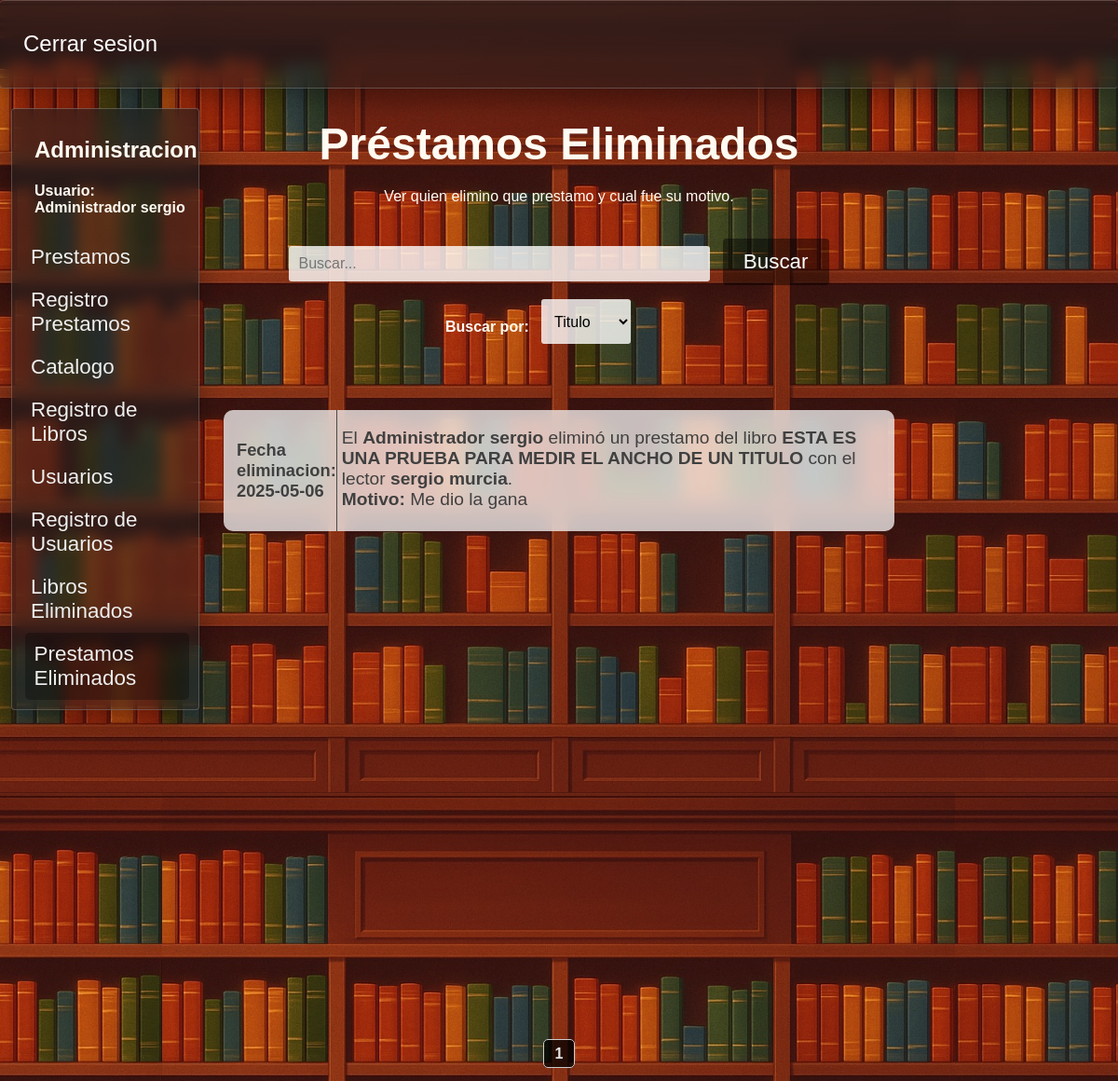
The app's page /prestamos_eliminados (signed in), older data.
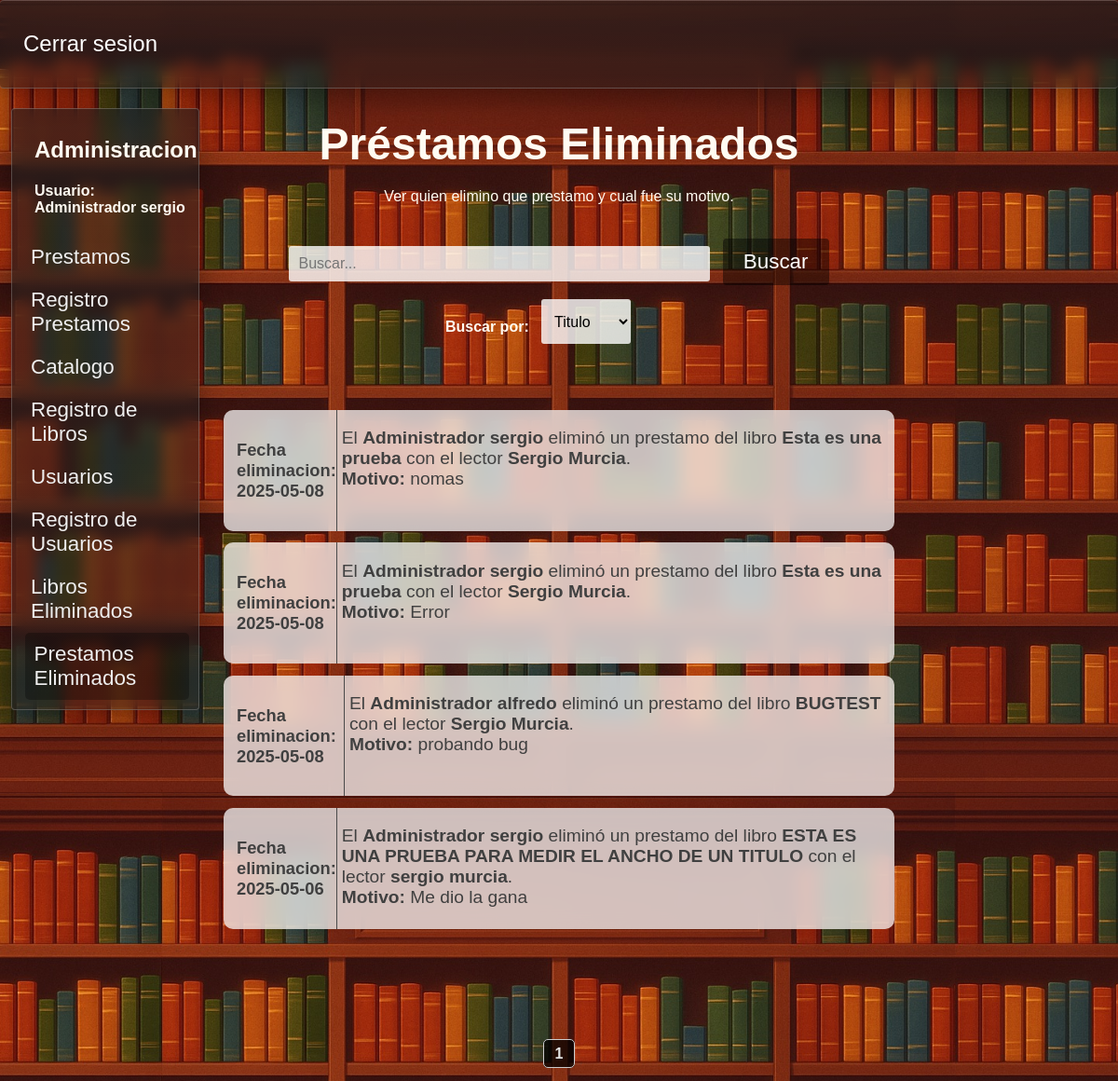
The same page, newer data.
### tables this page shows
CREATE TABLE "Roles" (
	"id_rol"	INTEGER NOT NULL,
	"rol"	TEXT NOT NULL,
	PRIMARY KEY("id_rol" AUTOINCREMENT)
);

CREATE TABLE "Administradores" (
	"id_administrador"	INTEGER NOT NULL,
	"usuario"	TEXT NOT NULL,
	"contrasena"	TEXT NOT NULL,
	"telefono"	TEXT NOT NULL,
	"id_rol"	INTEGER NOT NULL,
	PRIMARY KEY("id_administrador" AUTOINCREMENT),
	FOREIGN KEY("id_rol") REFERENCES "Roles"("id_rol")
);

CREATE TABLE "prestamos_eliminados" (
	"id_administrador"	INTEGER NOT NULL,
	"id_prestamo"	INTEGER NOT NULL,
	"fecha"	DATE NOT NULL,
	"nombre_lector"	TEXT NOT NULL,
	"titulo"	TEXT NOT NULL,
	"motivo"	TEXT NOT NULL,
	FOREIGN KEY("id_administrador") REFERENCES "Administradores"("id_administrador"),
	FOREIGN KEY("id_prestamo") REFERENCES "Prestamos"("id_prestamo")
);

### app.py (the view)
@app.route("/prestamos_eliminados",methods = ["POST","GET"])
def prestamos_eliminados():
    if "usuario" not in session:
        return redirect("/") #Solo se puede acceder con session iniciada
    conexion = conexion_BD()
    query = conexion.cursor()
    pagina = request.args.get("page", 1, type=int) #Recibe el parametro de la URL llamado page
    prestamos_por_pagina = 10
    offset = (pagina - 1) * prestamos_por_pagina
    query.execute("select count(*) from prestamos_eliminados")
    total_prestamos = query.fetchone()[0]
    total_paginas = math.ceil(total_prestamos / prestamos_por_pagina)
    _query = (f"""select a.usuario,r.rol,pe.fecha,pe.nombre_lector,pe.titulo,pe.motivo from prestamos_eliminados pe
                        join Administradores a on pe.id_administrador = a.id_administrador
                        join roles r on a.id_rol =  r.id_rol
                        order by fecha desc
                        limit {prestamos_por_pagina} offset {offset}""")
    query.execute(_query)
    prestamos_eliminados = query.fetchall()
    query.close()
    conexion.close()
    return render_template("prestamos_eliminados.html",prestamos_eliminados=prestamos_eliminados,pagina=pagina,total_paginas=total_paginas)

### config.py (called while the page is built)
def conexion_BD():
    return sqlite3.connect(DB_PATH)

### templates/prestamos_eliminados.html (shortened to what this page needs)
<!DOCTYPE html>
<html lang="es">
<head>
    <link rel="stylesheet" href="{{ url_for('static', filename='estilo_prestamos.css') }}">
    <link rel="stylesheet" href="{{ url_for('static', filename='barra_lateral.css') }}">
    <link rel="stylesheet" href="{{ url_for('static', filename='filtros.css') }}">
    <link rel="stylesheet" href="{{ url_for('static', filename='general.css') }}">
    <link rel="stylesheet" href="{{ url_for('static', filename='estilo_prestamos_eliminados.css') }}">
</head>
<body>
    <header>
        <div class="navbar fondo-cristal">
            <a href="{{ url_for('logout') }}">Cerrar sesion</a>
        </div>
    </header>
    <main>
        {% if ((session["rol"]) == "Administrador")%}
        <section class="barra-lateral fondo-cristal">
            <h2>Administracion</h2>
            <h4>Usuario: <br>
            {{session["rol"]}}&nbsp;{{session["usuario"]}}</h4>
            <nav>
                <a href="{{ url_for('prestamos') }}">Prestamos </a>
                <a href="{{ url_for('registro_prestamos') }}">Registro Prestamos</a>
                <a href="{{ url_for('libros') }}">Catalogo </a>
                <a href="{{ url_for('insertar_libro') }}">Registro de Libros</a>
                {% if session["rol"] == "Administrador" %}
                <a href="{{ url_for('usuarios') }}">Usuarios</a>
                <a href="{{ url_for('registrar_usuarios') }}">Registro de Usuarios</a>
                <a href="{{ url_for('libros_eliminados') }}">Libros Eliminados</a>
                <a href="{{ url_for('prestamos_eliminados') }}" id="pagina-actual">Prestamos Eliminados</a>
                {% endif %}
        </section>
        {% endif %}
        <div class="div-busqueda">
            <form class="frm-prestamos" action="/buscar_prestamo_eliminado" method="GET">
                <label for="buscar_prestamo_eliminado"><h1>Préstamos Eliminados</h1>Ver quien elimino que prestamo y cual fue su motivo.</label><br><br><br>
                <input class="buscar-prestamo-eliminado" id="cuadro-busqueda" type="text" name="buscar_prestamo_eliminado" autocomplete="off" placeholder="Buscar...">&nbsp;&nbsp;
                <section class="menu-filtros">
                    <nav>
                        <section>
                            <h4> Buscar por: &nbsp;&nbsp;</h4>
                            <select name="filtro-busqueda" id="filtro-busqueda">
                                <option value="Titulo"
                                    >
                                    Titulo
                                </option>
                            </select>
                        </section>
                    </nav>
                </section>
                <button id="btn-buscar" type="submit">Buscar</button>
            </form>
        </div>
        <div class="contendor-prestamos">
            {% for prestamo in prestamos_eliminados %}
            <div class="prestamo">
                <span class="span-fechas">
                    <h2>Fecha eliminacion: <br>{{prestamo[2]}}</h2>
                </span>
                <span id="span-info-prestamos">
                    <p> El <strong>{{prestamo[1]}}&nbsp;{{prestamo[0]}}</strong> eliminó un prestamo
                        del libro <strong>{{prestamo[4]}}</strong> con el lector <strong>{{prestamo[3]}}</strong>.
                    <br><strong>Motivo: </strong>{{prestamo[5]}}</p>
                </span>
            </div>
            {% endfor %}
            <br><br><br><br>
        </div>
        <div class="paginacion">
            {% for p in range(pagina - 1, pagina + 2) %}
                {% if 1 <= p <= total_paginas %}
                    {% if p == pagina %}
                        <strong>{{ p }}</strong>
                    {% else %}
                        <a href="{{ url_for('buscar_prestamo_eliminado', page=p, buscar_prestamo_eliminado=busqueda, filtro_busqueda=filtro_busqueda) }}">{{ p }}</a>
                    {% endif %}
                {% endif %}
            {% endfor %}
        </div>
    </main>
</body>
</html>

### static/estilo_prestamos.css (style rules this page uses)
body { background-image: url('img/libros-loop-v2.jpg'); background-size: cover; background-position: top; }
main { height: 100vh; display: flex; flex-direction: column; justify-content: center; align-items: center; color: #fffbf2; }
.contendor-prestamos { display: block; position: relative; width: 60%; height: auto; min-height: 90%; top: 50%; z-index: 0; margin: 2rem auto; }
.prestamo { background-color: rgba(255, 255, 255, 0.721); backdrop-filter: blur(10px); display: flex; width: 100%; height: 18%; border-radius: 10px; margin-bottom: .8rem; color: #4a4a4a; transition: 0.3s ease-in-out; }
.span-fechas { position: relative; display: flex; width: 25%; flex-direction: column; justify-content: center; border-top-left-radius: 10px; border-bottom-left-radius: 10px; font-size: 52%; }
#span-info-prestamos { position: relative; display: flex; width: 30%; flex-direction:column; justify-content: flex-end; }
form select, form input { padding: 10px; font-size: 1rem; border-radius: 3px; border: none; background-color: rgba(255, 255, 255, 0.8); color: black; }
form select { height: 3rem; }
.div-busqueda { text-align: center; position: absolute; top: 5rem; height: 40%; width: 60%; padding: 15px; border-radius: 4px; }
#cuadro-busqueda { width: 60%; }

### static/barra_lateral.css (style rules this page uses)
.barra-lateral { position: absolute; width: 15%; height: auto; left: 1%; top: 10%; padding: 10px; }
.barra-lateral nav { margin-top: 10%; }
.barra-lateral nav a { padding: 10px; color: #efefef; text-decoration: none; display: block; font-size: 1.4rem; transition: 0.2s ease-in-out; border-radius: 5px; }
.barra-lateral h4, .barra-lateral h2 { margin-left: 14px; }
#pagina-actual { background-color: rgba(0, 0, 0, 0.294); margin-left: 2%; }

### static/filtros.css (style rules this page uses)
.menu-filtros { position: absolute; display: flex; width: 100%; }
.menu-filtros nav { margin-top: 2%; display: flex; width: 90%; justify-content: space-evenly; }
h2 { margin-left: 14px; }
.menu-filtros nav section { display: flex; }

### static/general.css (style rules this page uses)
body { margin: 0; padding: 0; font-family: Arial, sans-serif; }
h1 { font-size: 3rem; margin-bottom: 20px; }
#btn-registrar, #btn-buscar, #btn-catalogo, #btn-login, #btn-registrar-prestamo { text-decoration: none; color: white; background-color: #00000071; padding: 12px 22px; font-size: 1.4rem; border: none; border-radius: 4px; transition: background-color 0.2s ease-in-out; }
.navbar { background-color: #00000071; width: 100%; height: 8%; position: absolute; top: 0px; display: flex; align-items: center; justify-content: space-between; border-left: none !important; border-right: none !important; }
.navbar a { text-decoration: none; color: white; padding: 25px; font-size: 1.5rem; transition: 0.1s ease-in; border-radius: 4px; }
.fondo-cristal { background: linear-gradient(rgba(31,31,31,0.6),rgba(31,31,31,0.45)); backdrop-filter: blur(8px); box-shadow: 0 8px 32px 0 rgba(0,0,0,0.37); border: solid 1px rgba(255, 255, 255, 0.21); border-radius: 4px; }
.paginacion { position: fixed; text-align: center; margin: 20px; width: 100%; bottom: 0; z-index: 1; }
.paginacion a, .paginacion strong { margin: 0 5px; padding: 6px 12px; text-decoration: none; border: 1px solid #ccc; border-radius: 5px; color: #e5e5e5; background-color: #0000003a; transition: 0.2s ease-in-out; }
.paginacion strong { font-weight: bold; background-color: #000000ba; }

### static/estilo_prestamos_eliminados.css (style rules this page uses)
.prestamo { color:#404040; }
#span-info-prestamos { padding-left: 5px; max-width: 660px; width: auto; font-size: 120%; justify-content: flex-start; }
.span-fechas { align-items: center; width: 25%; border-right: solid 1px #4a4a4a; }
.span-fechas h2 { font-size: 220% !important; }

Row changes from the older to the newer data that the page shows:
added prestamos_eliminados: fecha "2025-05-08", rol "Administrador", usuario "sergio", titulo "Esta es una prueba", nombre_lector "Sergio Murcia", motivo "nomas"
added prestamos_eliminados: fecha "2025-05-08", rol "Administrador", usuario "sergio", titulo "Esta es una prueba", nombre_lector "Sergio Murcia", motivo "Error"
added prestamos_eliminados: fecha "2025-05-08", rol "Administrador", usuario "alfredo", titulo "BUGTEST", nombre_lector "Sergio Murcia", motivo "probando bug"
